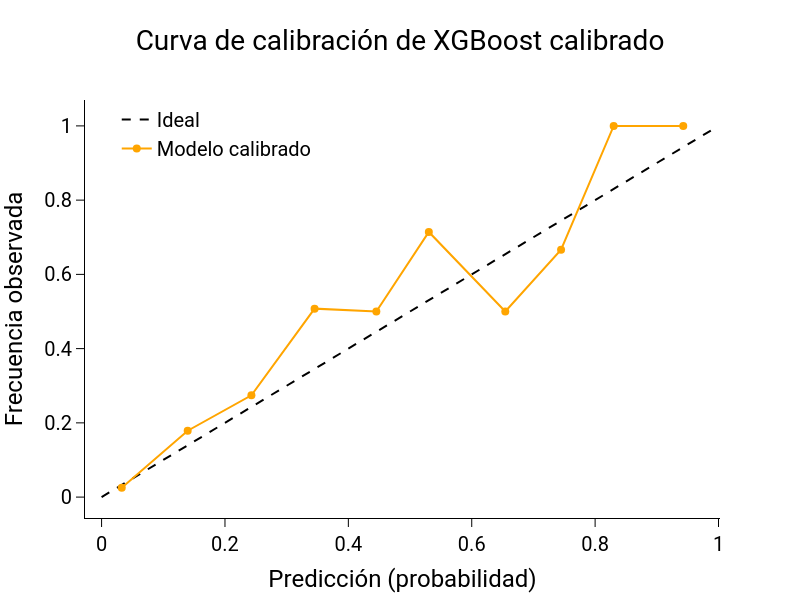

Notebook source saved alongside this figure:
### Code cell
import plotly.graph_objects as go

y_true, y_cal_curve = calibration_curve(y_test, y_calibrated, n_bins=10)
fig = go.Figure()

# Línea ideal
fig.add_trace(go.Scatter(
  x=[0, 1],
  y=[0, 1],
  mode="lines",
  line=dict(color="black", dash="dash"),
  name="Ideal"
))

fig.add_trace(go.Scatter(
  x=y_cal_curve,
  y=y_true,
  mode="lines+markers",
  marker=dict(symbol="circle", size=8, color="orange"),
  line=dict(color="orange"),
  name="Modelo calibrado"
))

fig.update_layout(
  title="Curva de calibración de XGBoost calibrado",
  xaxis_title="Predicción (probabilidad)",
  yaxis_title="Frecuencia observada",
  width=800,
  height=600,
  legend=dict(x=0.05, y=1)
)

fig.show()

### Figure 1 — Plotly figure (JSON) as saved in the notebook; plotly's stock layout.template omitted (floating-point values rounded to 4 significant figures)
{"data": [{"line": {"color": "black", "dash": "dash"}, "mode": "lines", "name": "Ideal", "type": "scatter", "x": [0, 1], "y": [0, 1]}, {"line": {"color": "orange"}, "marker": {"color": "orange", "size": 8, "symbol": "circle"}, "mode": "lines+markers", "name": "Modelo calibrado", "type": "scatter", "x": [0.03269, 0.1396, 0.2429, 0.3453, 0.4454, 0.5304, 0.6544, 0.7448, 0.8301, 0.9429], "y": [0.02544, 0.1788, 0.2744, 0.5077, 0.5, 0.7143, 0.5, 0.6667, 1.0, 1.0]}], "layout": {"height": 600, "legend": {"x": 0.05, "y": 1}, "title": {"text": "Curva de calibración de XGBoost calibrado"}, "width": 800, "xaxis": {"title": {"text": "Predicción (probabilidad)"}}, "yaxis": {"title": {"text": "Frecuencia observada"}}}}
